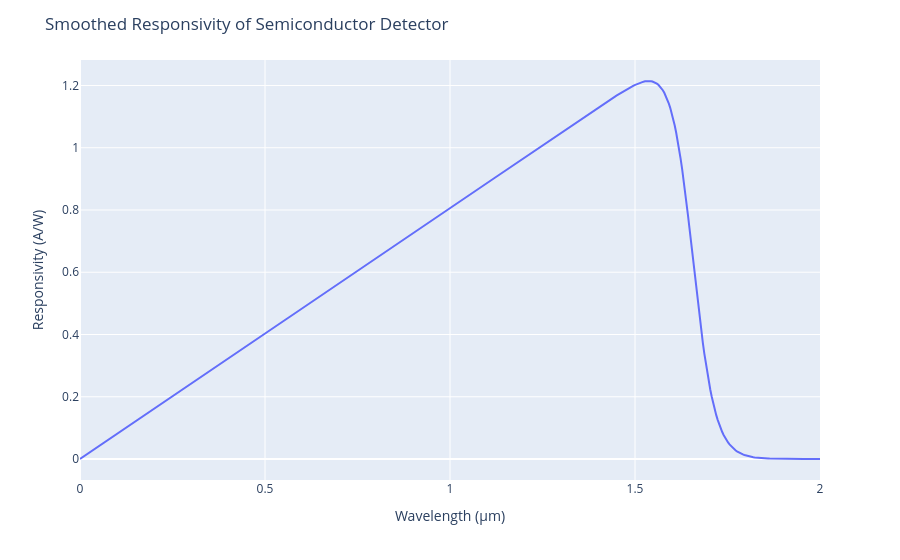

Notebook cell for this chart:
### Markdown cell above
然而实际响应度曲线通常表现出平滑过渡的特性，主要是由于半导体材料的吸收特性、非理想的量子效率、散射与非辐射复合过程，以及材料工程与掺杂效应等因素。这些因素使得响应度在接近截止波长时逐渐下降，而非突然消失。为了修正这一模型，我们可以引入一个指数衰减来模拟响应度的平滑过渡过程，即

$$
R(\lambda) = \eta \frac{q\lambda}{hc} \cdot \frac{1}{1 + \exp \left( \frac{\lambda - \lambda_g}{\Delta \lambda} \right)}
$$

其中
- $\eta$ 是量子效率（理想情况下为 1）。
- $\frac{q\lambda}{hc}$ 是基本的响应度表达式。
- $\lambda_g$ 是截止波长，超出此波长的光不再被有效吸收。
- $\Delta \lambda$ 是一个控制响应度过渡区域宽度的参数。它决定了响应度从有效值逐渐过渡到零的速度。较小的 $\Delta \lambda$ 会导致较为陡峭的过渡，而较大的 $\Delta \lambda$ 会使过渡更加平滑。

### Code cell
# 修正后的响应度函数
def smooth_responsivity(lambda_m, lambda_g, delta_lambda):
    # 基本响应度公式
    R = (q * lambda_m) / (h * c)
    # 引入指数衰减平滑过渡
    smooth_factor = 1 / (1 + np.exp((lambda_m - lambda_g) / delta_lambda))
    return R * smooth_factor

# 设置参数
delta_lambda = 30e-9  # 控制响应度过渡的宽度（单位：米）
lambda_g_smooth = lambda_g  # 截止波长保持不变

# 计算平滑响应度
R_smooth_values = smooth_responsivity(wavelength, lambda_g_smooth, delta_lambda)

# 绘图
fig = px.line(x=wavelength * 1e6, y=R_smooth_values, labels={'x': 'Wavelength (μm)', 'y': 'Responsivity (A/W)'})
fig.update_layout(title='Smoothed Responsivity of Semiconductor Detector')
fig.show()

### Figure 1 — Plotly figure (JSON) as saved in the notebook; plotly's stock layout.template omitted (floating-point values rounded to 4 significant figures; data arrays with more than 128 entries replaced by an {"elided": "..."} marker saying what was removed)
{"data": [{"hovertemplate": "Wavelength (μm)=%{x}<br>Responsivity (A/W)=%{y}<extra></extra>", "legendgroup": "", "line": {"color": "#636efa", "dash": "solid"}, "marker": {"symbol": "circle"}, "mode": "lines", "name": "", "orientation": "v", "showlegend": false, "x": {"elided": "500 float values"}, "xaxis": "x", "y": {"elided": "500 float values"}, "yaxis": "y", "type": "scatter"}], "layout": {"xaxis": {"anchor": "y", "domain": [0.0, 1.0], "title": {"text": "Wavelength (μm)"}}, "yaxis": {"anchor": "x", "domain": [0.0, 1.0], "title": {"text": "Responsivity (A/W)"}}, "legend": {"tracegroupgap": 0}, "margin": {"t": 60}, "title": {"text": "Smoothed Responsivity of Semiconductor Detector"}}}
